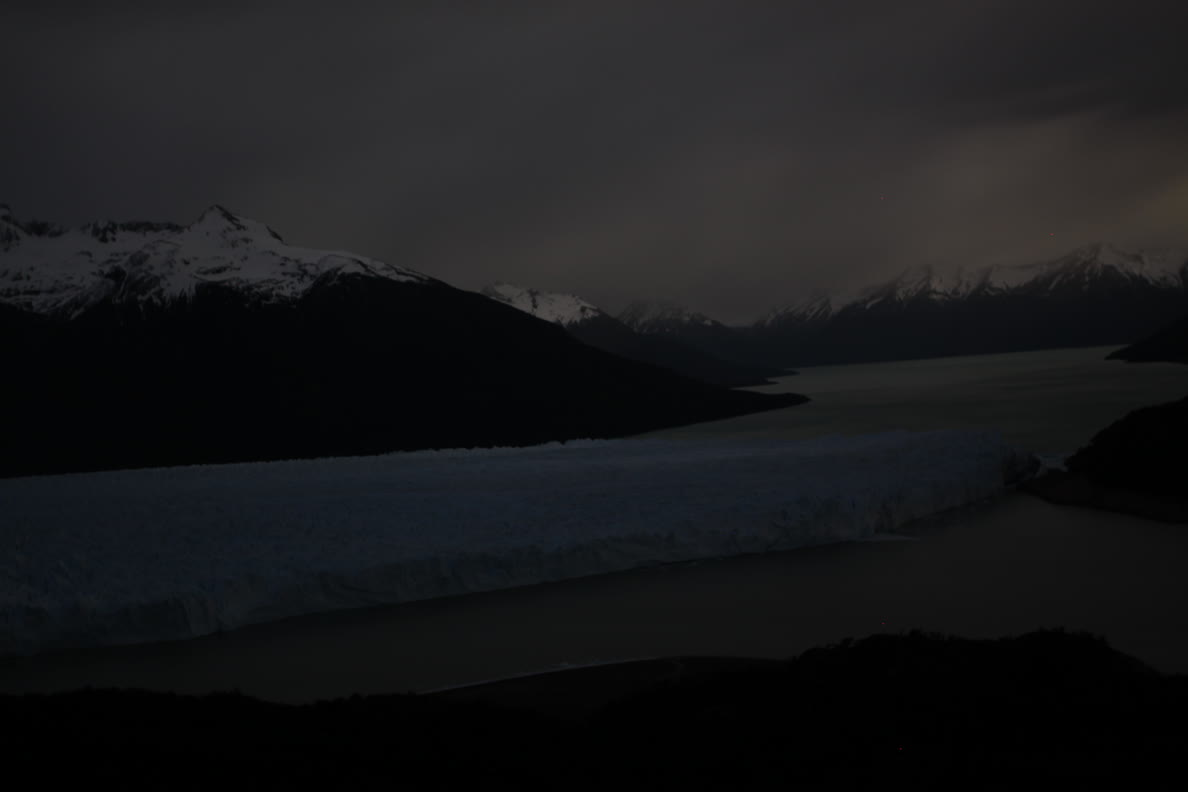
#> input picture Glaciar/2018-11-23_02-00-28.jpg, 1188 x 792 px, given in place of test.jpg, which was not available
$ jupyter execute preprocesamiento_tests.ipynb
#> lines starting #> are read from the running program, lines starting #| are printed output that depends on the picture; pictures that were not available may be replaced by others from this repository, and a replacement may not be noted
[cell 1]
import pandas as pd
import numpy as np
import os

import cv2
import matplotlib.pylab as plt

[cell 2]
def weight(folder_in):
    tamano=[]
    archivos = os.listdir(folder_in)
    for archivo in archivos:
        ruta_entrada = os.path.join(folder_in, archivo)
        tamano_kb = os.path.getsize(ruta_entrada) / 1024
        #if tamano_kb >=18:
            #crear carpeta que contenga solo las images con información relevante

        tamano.append(tamano_kb)
    return tamano


folder_in = r"/home/catalina/Escritorio/PAPERS MEMORIA/Glaciar"
tamano=weight(folder_in)

[cell 3]
print(len(tamano))
pd.Series(tamano).plot(kind='hist', bins=25)

plt.show()
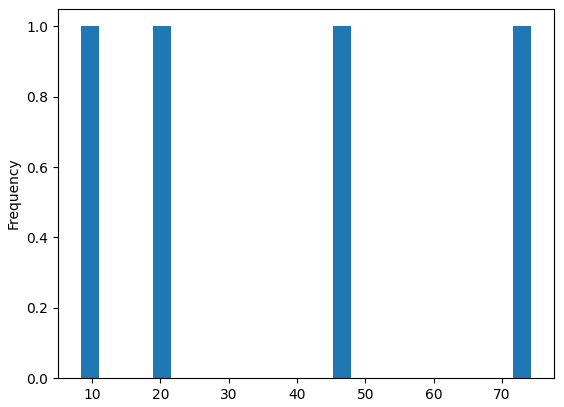
#> figure drawn by matplotlib, 1 panel

[cell 4]
k=0
for i in tamano:
    if i>=18:
        k+=1
    i+=1

print(k)

[cell 5]
import pandas as pd
import numpy as np


import cv2
import matplotlib.pylab as plt

cv=cv2.imread("test.jpg")
#> cv is the input picture: shape (792, 1188, 3); mean B, G, R 27, 25.4, 24.8
mpl=plt.imread("test3.jpg")
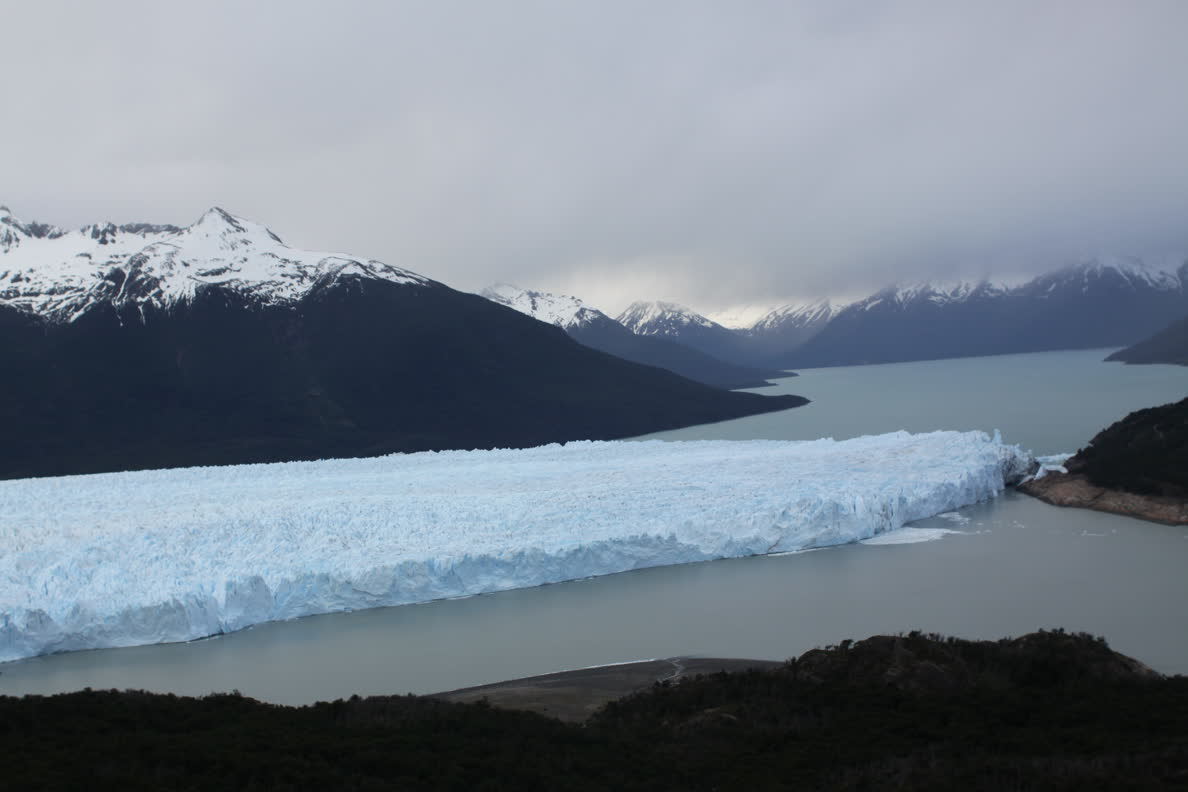
#> input picture Glaciar/2018-11-23_23-00-28.jpg, 1188 x 792 px, given in place of test3.jpg, which was not available
#> mpl is the input picture: shape (792, 1188, 3); mean R, G, B 117, 127.8, 139.5
k=np.ones((3,3),np.float32)/3
b=cv2.filter2D(mpl,-1,k)
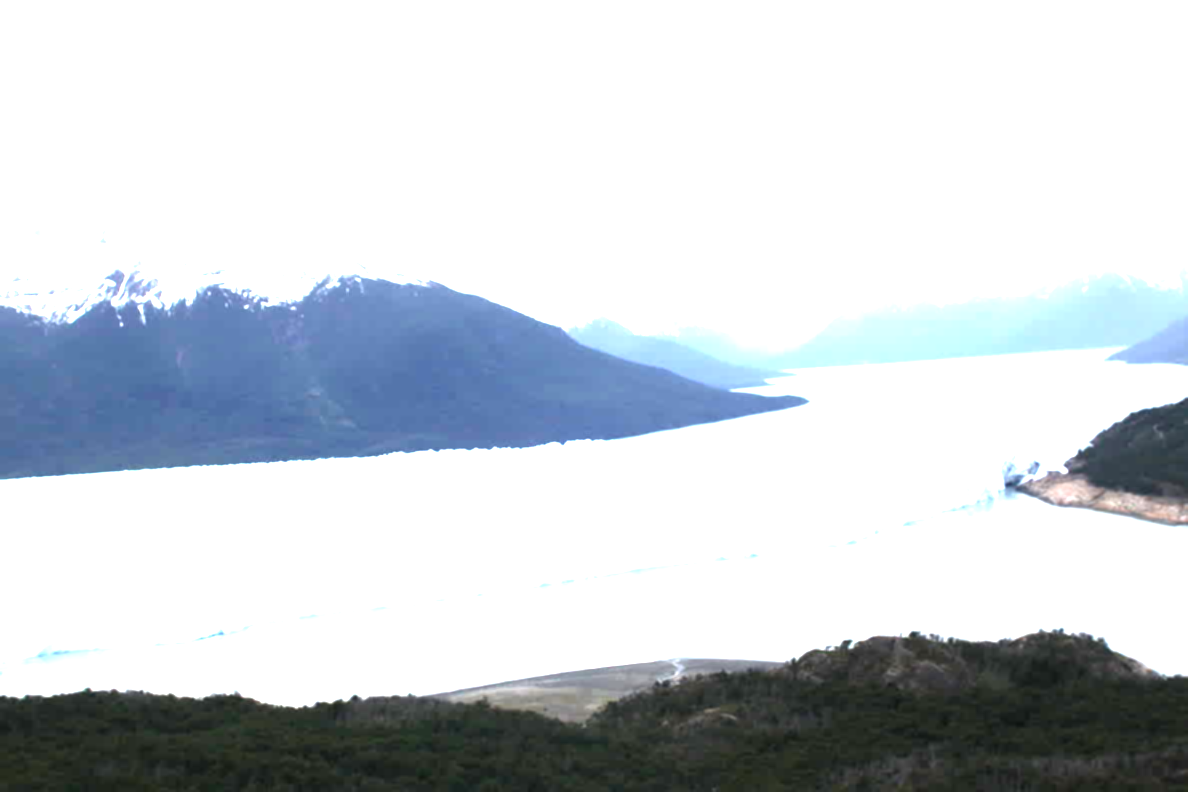
#> b: shape (792, 1188, 3); mean R, G, B 202.6, 208.6, 214.1


pd.Series(mpl.flatten()).plot(kind='hist', bins=50)
fig,ax=plt.subplots(figsize=(10,10))
fig,bx=plt.subplots(figsize=(10,10))
ax.imshow(mpl)
bx.imshow(b)
plt.show()
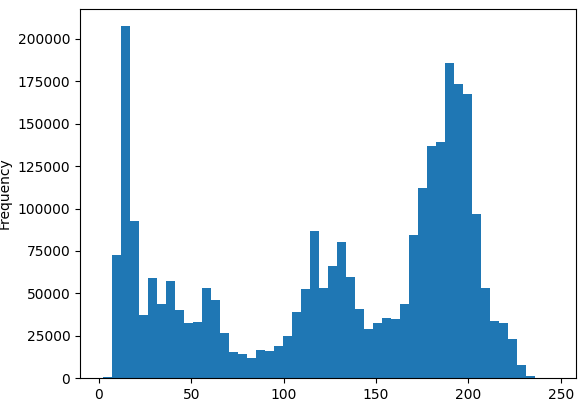
#> figure drawn by matplotlib, 1 panel; tallest bar 207464 high, from x = 11.76 to 16.64
